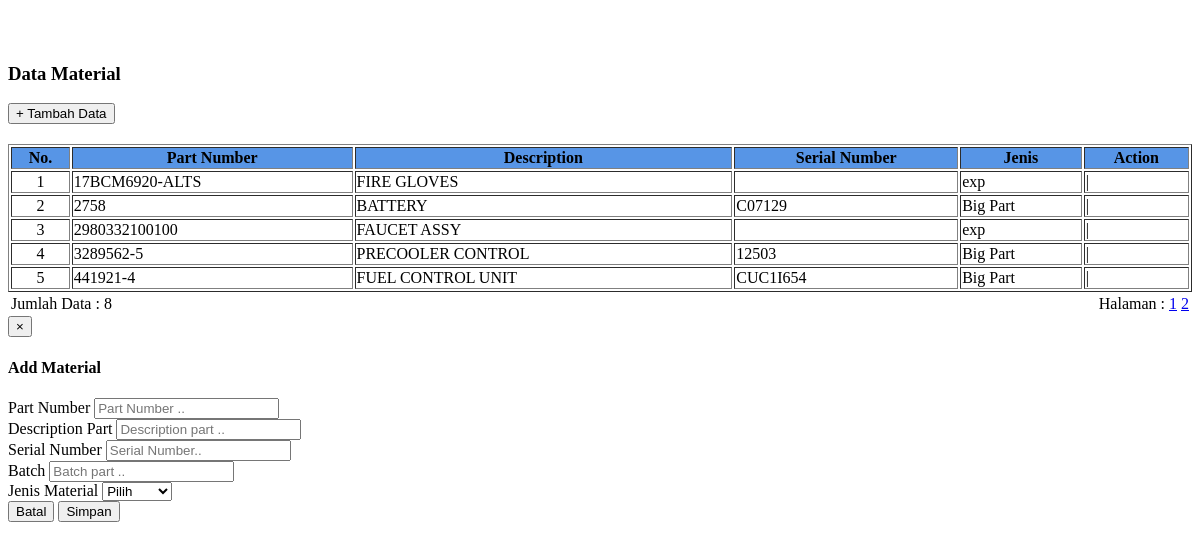
/mh/material.php, run on the app's committed database.
### tables this page shows
CREATE TABLE IF NOT EXISTS `material` (
  `pn` varchar(50) NOT NULL,
  `nm_part` varchar(100) NOT NULL,
  `sn` varchar(50) NOT NULL,
  `jenis` varchar(30) NOT NULL,
  `batch` int(11) NOT NULL,
  PRIMARY KEY (`pn`)
);

### mh/list_material.php (the view, shortened to what this page needs)
	<?php
$kode1	= $_GET['kode1'];
$kode2	= $_GET['kode2'];
$hal	= $_GET['hal'] ? $_GET['hal'] : 0;
$lim	= 5;
if (empty($kode1) && empty($kode2)){
	$query2	= "SELECT * FROM material";
}else{
	$query2	= "SELECT * FROM material
			WHERE pn BETWEEN '$kode1' AND '$kode2' ";
}
	$data2	= mysql_query($query2);
	$jml	= mysql_num_rows($data2);
	$max	= ceil($jml/$lim);
echo "<div id='info'>
	<table width='100%' border='1' id='theList'  class='table table-hover'>
		<tr>
			<th bgcolor='#5795E6'>No.</th>
			<th bgcolor='#5795E6'>Part Number</th>
			<th bgcolor='#5795E6'>Description</th>
			<th bgcolor='#5795E6'>Serial Number</th>
			<th bgcolor='#5795E6'>Jenis</th>
			<th bgcolor='#5795E6' >Action</th>
		</tr>";
		if (empty($kode1) && empty($kode2)){
		$sql = "SELECT * FROM material
				ORDER BY pn
				LIMIT $hal,$lim";
		}else{
		$sql = "SELECT * FROM material
				WHERE pn BETWEEN '$kode1' AND '$kode2'
				ORDER BY pn
				LIMIT $hal,$lim";
		}
		$query = mysql_query($sql);
		$no=1+$hal;
		while($r_data=mysql_fetch_array($query)){
			echo "<tr>
					<td align='center'>$no</td>
					<td>$r_data[pn]</td>
					<td>$r_data[nm_part]</td>
					<td>$r_data[sn]</td>
					<td>$r_data[jenis]</td>
					<td><div ><a class='glyphicon glyphicon-pencil' href='?page=edit_material&pn=$r_data[pn]&id=$Encrypted'></a> | <a class='glyphicon glyphicon-trash hapus' href='proses.php?action=deletemateril&pn=$r_data[pn]&id=$Encrypted'></div></td>
					</tr>";
			$no++;
		}
echo "</table>";
	echo "<table  width='100%'>
		<tr>
			<td>Jumlah Data : $jml</td>";
		if (empty($kode1) && empty($kode2)){
		echo "<td align='right'>Halaman :";
			for ($h = 1; $h <= $max; $h++) {
					$list[$h] = $lim * $h - $lim;
					echo " <a href='javascript:void(0)' ";?>
                    onClick="$.get('list_material.php?hal=<?php echo $list[$h]; ?>',
                    null, function(data) {$('#info').html(data);})" <?php echo">".$h."</a> ";
				}
	echo "</td>";
		}
	echo "</tr>
		</table>";
	echo "</div>";
?>

### data on the page
material: pn "17BCM6920-ALTS", nm_part "FIRE GLOVES", jenis "exp"
material: pn "2758", nm_part "BATTERY", sn "C07129", jenis "Big Part"
material: pn "2980332100100", nm_part "FAUCET ASSY", jenis "exp"
material: pn "3289562-5", nm_part "PRECOOLER CONTROL", sn "12503", jenis "Big Part"
material: pn "441921-4", nm_part "FUEL CONTROL UNIT", sn "CUC1I654", jenis "Big Part"

### other printed values
$jml "8"
